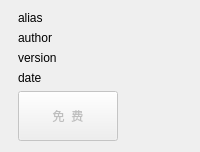
          <widget class="QWidget" name="widget" native="true">
           <property name="maximumSize">
            <size>
             <width>200</width>
             <height>16777215</height>
            </size>
           </property>
           <layout class="QVBoxLayout" name="verticalLayout_5">
            <property name="leftMargin">
             <number>18</number>
            </property>
            <property name="rightMargin">
             <number>70</number>
            </property>
            <item>
             <widget class="QLabel" name="label_alias_2">
              <property name="accessibleName">
               <string notr="true">titlealias_font</string>
              </property>
              <property name="text">
               <string>alias</string>
              </property>
             </widget>
            </item>
            <item>
             <widget class="QLabel" name="label_author_2">
              <property name="accessibleName">
               <string notr="true">titlebar_font</string>
              </property>
              <property name="text">
               <string>author</string>
              </property>
             </widget>
            </item>
            <item>
             <widget class="QLabel" name="label_version_2">
              <property name="accessibleName">
               <string notr="true">titlebar_font</string>
              </property>
              <property name="text">
               <string>version</string>
              </property>
             </widget>
            </item>
            <item>
             <widget class="QLabel" name="label_date_2">
              <property name="accessibleName">
               <string notr="true">titlebar_font</string>
              </property>
              <property name="text">
               <string>date</string>
              </property>
             </widget>
            </item>
            <item>
             <widget class="QPushButton" name="pb_downLoad_2">
              <property name="enabled">
               <bool>false</bool>
              </property>
              <property name="minimumSize">
               <size>
                <width>20</width>
                <height>50</height>
               </size>
              </property>
              <property name="maximumSize">
               <size>
                <width>100</width>
                <height>50</height>
               </size>
              </property>
              <property name="accessibleName">
               <string notr="true">download_back</string>
              </property>
              <property name="text">
               <string>免  费</string>
              </property>
             </widget>
            </item>
           </layout>
          </widget>
